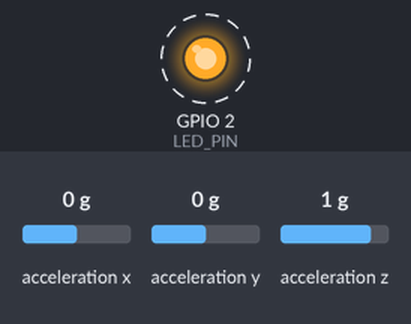
This sketch was run on a simulated ESP32. Shown: output pins drawn as LEDs (lit = HIGH). Wiring (inferred from the names in the program): ADXL345 accelerometer at I2C address 0x53. Dashed ring = blinking. The inputs (shaded band) are chosen by the test bench; at power-on: acceleration x 0 g, acceleration y 0 g, acceleration z 1 g. Nothing arrives over Bluetooth unless stated; a phone connects over Bluetooth LE 3 s after start; what the sketch prints to the serial monitor is not drawn.

Above: at 1.2 s.
Timing chart, 0 to 4.0 s (numbered marks = the images above):
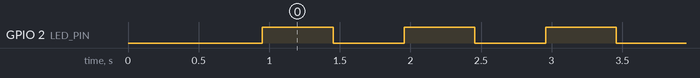

The sketch:

MarbleController.ino
```cpp
// ============================================================
//  Marble Race - tilt controller
//  Works on BOTH boards: ESP32-S3 and ESP32 38-pin (ESP32-S / WROOM)
//
//  Reads an ADXL345 over I2C and sends tilt to the Raspberry Pi 5
//  over Bluetooth Low Energy (BLE notifications, ~50 per second).
//
//  >>> Set PLAYER_ID to 1 on one board and 2 on the other! <<<
//
//  Hold the controller FLAT when it powers on (it calibrates).
//  Press the BOOT button any time to re-calibrate.
//
//  Arduino IDE: board "ESP32S3 Dev Module" or "ESP32 Dev Module".
//  No extra libraries needed (uses the ESP32 core's BLE + Wire).
// ============================================================

#include <Wire.h>
#include <BLEDevice.h>
#include <BLEServer.h>
#include <BLEUtils.h>
#include <BLE2902.h>

#ifndef PLAYER_ID
#define PLAYER_ID 1   // <-- 1 or 2 (or compile with -DPLAYER_ID=2)
#endif

// ---- pins (picked automatically per board) ----
#if CONFIG_IDF_TARGET_ESP32S3
  #define SDA_PIN 8
  #define SCL_PIN 9
  #define LED_PIN -1      // S3 devkits have an RGB LED, not a plain one
#else
  #define SDA_PIN 21
  #define SCL_PIN 22
  #define LED_PIN 2       // blue LED on most 38-pin devkits
#endif
#define BOOT_PIN 0

// Must match marble_race.py on the Pi
#define SERVICE_UUID "6e400001-7a3b-4c1d-9e8f-0123456789ab"
#define TILT_UUID    "6e400002-7a3b-4c1d-9e8f-0123456789ab"

const uint8_t ADXL_ADDR = 0x53;   // SDO pin to GND. If SDO is to 3.3V use 0x1D.

BLECharacteristic* tiltChar = nullptr;
volatile bool piConnected = false;
float offX = 0, offY = 0;         // calibration offsets (raw counts)
float smX = 0, smY = 0;           // smoothed values (milli-g)

// ---------------- ADXL345 ----------------
void adxlWrite(uint8_t reg, uint8_t val) {
  Wire.beginTransmission(ADXL_ADDR);
  Wire.write(reg);
  Wire.write(val);
  Wire.endTransmission();
}

int adxlReadReg(uint8_t reg) {
  Wire.beginTransmission(ADXL_ADDR);
  Wire.write(reg);
  if (Wire.endTransmission(false) != 0) return -1;
  if (Wire.requestFrom(ADXL_ADDR, (uint8_t)1) != 1) return -1;
  return Wire.read();
}

bool adxlRead(int16_t &x, int16_t &y, int16_t &z) {
  Wire.beginTransmission(ADXL_ADDR);
  Wire.write(0x32);                         // DATAX0
  if (Wire.endTransmission(false) != 0) return false;
  if (Wire.requestFrom(ADXL_ADDR, (uint8_t)6) != 6) return false;
  uint8_t b[6];
  for (int i = 0; i < 6; i++) b[i] = Wire.read();
  x = (int16_t)(b[0] | (b[1] << 8));
  y = (int16_t)(b[2] | (b[3] << 8));
  z = (int16_t)(b[4] | (b[5] << 8));
  return true;
}

void calibrate() {
  Serial.println("Calibrating - keep it flat...");
  long sx = 0, sy = 0; int n = 0;
  for (int i = 0; i < 60; i++) {
    int16_t x, y, z;
    if (adxlRead(x, y, z)) { sx += x; sy += y; n++; }
    delay(10);
  }
  if (n > 0) { offX = (float)sx / n; offY = (float)sy / n; }
  smX = smY = 0;
  Serial.printf("Offsets: %.1f, %.1f\n", offX, offY);
}

void setLed(bool on) {
  if (LED_PIN >= 0) digitalWrite(LED_PIN, on ? HIGH : LOW);
}

// ---------------- BLE ----------------
class ServerCB : public BLEServerCallbacks {
  void onConnect(BLEServer* s) override {
    piConnected = true;
    Serial.println("Pi connected");
  }
  void onDisconnect(BLEServer* s) override {
    piConnected = false;
    Serial.println("Pi disconnected - advertising again");
    BLEDevice::startAdvertising();
  }
};

void setupBLE() {
  char name[16];
  snprintf(name, sizeof(name), "Marble-P%d", PLAYER_ID);
  BLEDevice::init(name);

  BLEServer* server = BLEDevice::createServer();
  server->setCallbacks(new ServerCB());

  BLEService* svc = server->createService(SERVICE_UUID);
  tiltChar = svc->createCharacteristic(
      TILT_UUID, BLECharacteristic::PROPERTY_READ | BLECharacteristic::PROPERTY_NOTIFY);
  // Notify needs a 0x2902 descriptor (newer cores add it automatically)
  if (tiltChar->getDescriptorByUUID(BLEUUID((uint16_t)0x2902)) == nullptr) {
    tiltChar->addDescriptor(new BLE2902());
  }
  svc->start();

  BLEAdvertising* adv = BLEDevice::getAdvertising();
  adv->addServiceUUID(SERVICE_UUID);
  adv->setScanResponse(true);          // name goes in the scan response
  BLEDevice::startAdvertising();
  Serial.printf("Advertising as %s\n", name);
}

// ---------------- main ----------------
void setup() {
  Serial.begin(115200);
  delay(300);
  if (LED_PIN >= 0) pinMode(LED_PIN, OUTPUT);
  pinMode(BOOT_PIN, INPUT_PULLUP);

  Wire.begin(SDA_PIN, SCL_PIN);
  Wire.setClock(400000);

  int id = adxlReadReg(0x00);
  if (id != 0xE5) {
    Serial.printf("ADXL345 not found (got 0x%02X). Check wiring / address.\n", id);
    while (true) { setLed(true); delay(100); setLed(false); delay(100); }  // fast blink = error
  }
  adxlWrite(0x2C, 0x0A);   // BW_RATE: 100 Hz
  adxlWrite(0x31, 0x08);   // DATA_FORMAT: full resolution, +-2g (256 counts per g)
  adxlWrite(0x2D, 0x08);   // POWER_CTL: measure

  calibrate();
  setupBLE();
}

void loop() {
  static uint32_t lastSend = 0, lastBlink = 0;
  static bool blink = false;

  if (digitalRead(BOOT_PIN) == LOW) {
    delay(30);
    if (digitalRead(BOOT_PIN) == LOW) calibrate();
  }

  int16_t x, y, z;
  if (adxlRead(x, y, z)) {
    // raw counts -> milli-g, with calibration, then light smoothing
    float mx = (x - offX) * (1000.0f / 256.0f);
    float my = (y - offY) * (1000.0f / 256.0f);
    smX = smX * 0.6f + mx * 0.4f;
    smY = smY * 0.6f + my * 0.4f;
  }

  uint32_t now = millis();
  if (piConnected && now - lastSend >= 20) {   // 50 Hz
    lastSend = now;
    int16_t ox = (int16_t)constrain(smX, -2000.0f, 2000.0f);
    int16_t oy = (int16_t)constrain(smY, -2000.0f, 2000.0f);
    uint8_t pkt[4] = { (uint8_t)(ox & 0xFF), (uint8_t)(ox >> 8),
                       (uint8_t)(oy & 0xFF), (uint8_t)(oy >> 8) };
    tiltChar->setValue(pkt, 4);
    tiltChar->notify();
  }

  // LED: solid = connected, slow blink = waiting for the Pi
  if (piConnected) setLed(true);
  else if (now - lastBlink > 500) { lastBlink = now; blink = !blink; setLed(blink); }

  delay(5);
}
```

Measured:
- by itself, GPIO 2 (LED_PIN): alternates HIGH for 0.50 s and LOW for 0.50 s, 7 changes in all, then stays HIGH
